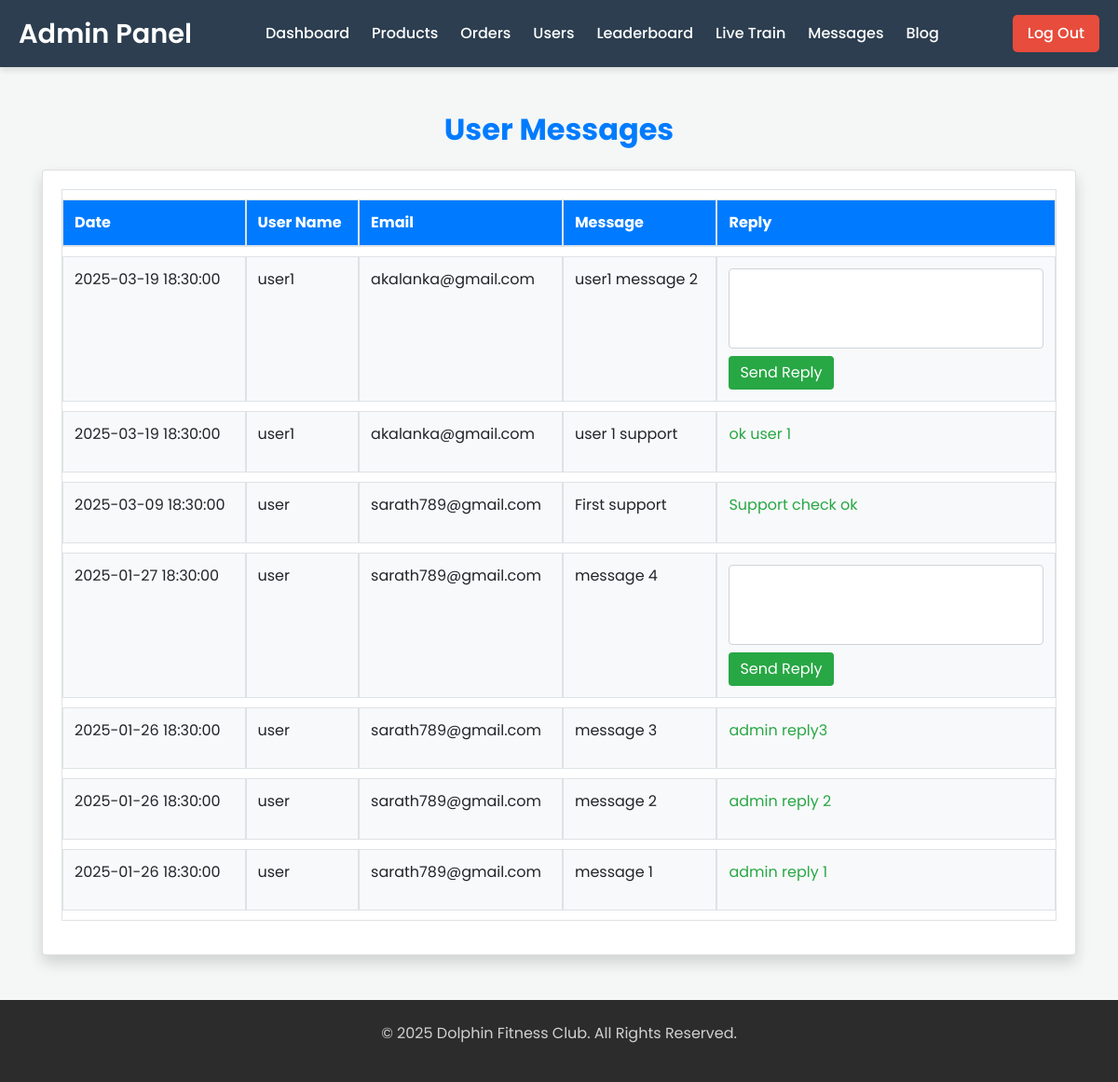
Screenshot of /index/admin/users.php (signed in) with the database file from the repository.
### tables this page shows
CREATE TABLE `user_messages` (
  `id` int(11) NOT NULL,
  `user_id` int(11) NOT NULL,
  `message` text NOT NULL,
  `description` varchar(255) NOT NULL,
  `submitted_at` timestamp NOT NULL DEFAULT current_timestamp(),
  `admin_reply` varchar(250) NOT NULL
);

CREATE TABLE `users` (
  `id` int(11) NOT NULL,
  `first_name` varchar(100) NOT NULL,
  `last_name` varchar(100) NOT NULL,
  `email` varchar(100) NOT NULL,
  `username` varchar(50) NOT NULL,
  `password` varchar(255) NOT NULL
);

### index/admin/users.php (the view, shortened to what this page needs)
<?php
include_once 'components/admin_header.php';
require_once 'include/db.php';
?>
<div class="container mt-5">
    <h2 class="text-center mb-4" style="color: #007bff; font-weight: bold;">User Messages</h2>
    <div class="card shadow">
        <div class="card-body">
            <table class="table table-bordered">
                <thead>
                    <tr>
                        <th>Date</th>
                        <th>User Name</th>
                        <th>Email</th>
                        <th>Message</th>
                        <th>Reply</th>
                    </tr>
                </thead>
                <tbody>
                    <?php
                    $query = "SELECT user_messages.id, users.username, users.email, user_messages.submitted_at,
                           user_messages.message, user_messages.admin_reply
                    FROM user_messages
                    JOIN users ON user_messages.user_id = users.id
                    ORDER BY user_messages.id DESC";
                    $result = $mysqli->query($query);
                    while ($row = $result->fetch_assoc()) {
                    ?>
                        <tr>
                            <td><?php echo $row['submitted_at']; ?></td>
                            <td><?php echo $row['username']; ?></td>
                            <td><?php echo $row['email']; ?></td>
                            <td><?php echo $row['message']; ?></td>
                            <td>
                                <?php if ($row['admin_reply']) { ?>
                                    <p class="text-success"><?php echo $row['admin_reply']; ?></p>
                                <?php } else { ?>
                                    <form action="include/admin_reply_handler.inc.php" method="POST">
                                        <textarea name="admin_reply" class="form-control" rows="3" required></textarea>
                                        <button type="submit" class="btn btn-success mt-2">Send Reply</button>
                                    </form>
                                <?php } ?>
                            </td>
                        </tr>
                    <?php } ?>
                </tbody>
            </table>
        </div>
    </div>
</div>
<?php
include_once 'components/admin_footer.php';
?>

### index/admin/components/admin_header.php (style rules this page uses)
body { margin: 0; padding: 0; font-family: 'Poppins', sans-serif; background: #f4f7f6; }

### index/admin/users.php (style rules this page uses)
.table { border-collapse: separate; border-spacing: 0 10px; }
.table thead th { background-color: #007bff; color: white; }
.table tbody tr { background-color: #f8f9fa; transition: transform 0.3s ease, box-shadow 0.3s ease; }
.btn-success { background-color: #28a745; border: none; transition: background-color 0.3s ease; }
textarea.form-control { resize: none; }

### rows the page displays
user_messages: submitted_at "2025-03-19 18:30:00", user.username "user1", user.email "akalanka@gmail.com", message "user1 message 2"
user_messages: submitted_at "2025-03-19 18:30:00", user.username "user1", user.email "akalanka@gmail.com", message "user 1 support", admin_reply "ok user 1"
user_messages: submitted_at "2025-03-09 18:30:00", user.username "user", user.email "sarath789@gmail.com", message "First support", admin_reply "Support check ok"
user_messages: submitted_at "2025-01-27 18:30:00", user.username "user", user.email "sarath789@gmail.com", message "message 4"
user_messages: submitted_at "2025-01-26 18:30:00", user.username "user", user.email "sarath789@gmail.com", message "message 3", admin_reply "admin reply3"
user_messages: submitted_at "2025-01-26 18:30:00", user.username "user", user.email "sarath789@gmail.com", message "message 2", admin_reply "admin reply 2"
user_messages: submitted_at "2025-01-26 18:30:00", user.username "user", user.email "sarath789@gmail.com", message "message 1", admin_reply "admin reply 1"
